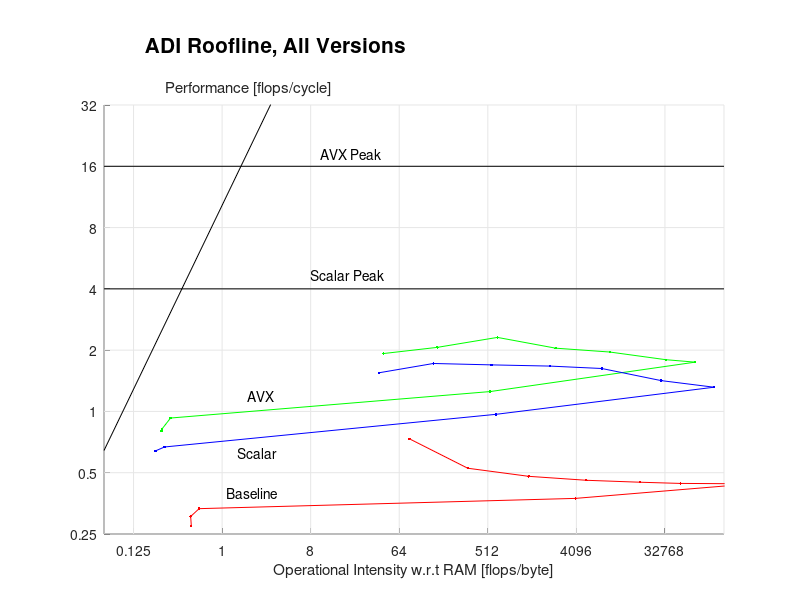

Reproduce this figure in MATLAB.
clear;
left = -4;
right = 17;
bottom = -2;
top = 5;

% memory_bandwidth = 68; % GB/s
memory_bandwidth = (11000+14500)/2^10; % GB/s
clock_speed = 2.6; % GHz
scalar_peak = 4;
vector_peak = 4*scalar_peak;

% beta for main memory
betaRAM = memory_bandwidth*2^30/(clock_speed*10^9);

% betas for caches
betaL3 = 64/6.3 + 64/8.4;
betaL2 = 64/6.1 + 64/2.2;
betaL1 = 12*8;

I = [2^left 2^right];
MRAM = betaRAM*I;
ML3  = betaL3*I;
ML2  = betaL2*I;
ML1  = betaL1*I;
pi_s = [scalar_peak scalar_peak];
pi_v = [vector_peak vector_peak];

N = [10 18 34 66 122 242 482 962 1922 3842 7682];

perf_AVX  = [1.925 2.064 2.310 2.045 1.958...
             1.795 1.746 1.252 0.928 0.819 0.801];
I_L2_AVX  = [20.229 72.867 112.189 0.499 0.280...
             0.193 0.185 0.174 0.165 0.151 0.140];
I_L3_AVX  = [43.860 138.595 492.583 1467.446 4.109...
             0.681 0.631 0.363 0.274 0.246 0.220];
I_RAM_AVX = [177.625 625.597 2566.898 10078.278 35825.893...
             134162.791 266258.661 2165.317 1.192 0.974 0.963];
         
perf_scalar  = [1.549 1.720 1.693 1.670 1.625...
                1.417 1.315 0.968 0.669 0.640 0.638];
I_L2_scalar  = [19.604 63.431 26.669 0.431 0.244...
                0.159 0.151 0.143 0.137 0.125 0.111];
I_L3_scalar  = [39.736 141.312 483.390 1178.315 9.138...
                0.579 0.389 0.275 0.221 0.200 0.169];
I_RAM_scalar = [159.978 571.003 2232.055 8825.832 29795.005...
                119985.741 414843.750 2492.483 1.036 0.837 0.842];
         
perf_serial  = [0.734 0.526 0.480 0.459 0.449...
                0.443 0.441 0.374 0.333 0.305 0.274];
I_L2_serial  = [38.730 139.276 283.299 1.017 0.797...
                0.113 0.139 0.111 0.095 0.075 0.084];
I_L3_serial  = [77.529 319.366 1040.724 3515.800 173.098...
                1.444 0.379 0.629 0.132 0.111 0.118];
I_RAM_serial = [324.468 1279.427 5348.837 20733.198 73016.277...
                188433.814 989767.842 16011.485 2.335 1.913 1.941];

hold on;

xlim([left right]);
ylim([bottom top]);

xticks = (left+1):3:(right-1);
set(gca, 'XTick', xticks);
for j = 1:length(xticks)
  xtl{j} = num2str(2^xticks(j));
end
set(gca, 'XTickLabel', xtl);

yticks = bottom:1:top;
set(gca, 'YTick', yticks);
for j = 1:length(yticks)
  ytl{j} = num2str(2^yticks(j));
end
set(gca, 'YTickLabel', ytl);

% Obtain the tick mark locations
xtick = get(gca,'XTick'); 
xtick = [left xtick right];
% Obtain the limits of the y axis
ylims = get(gca,'Ylim');
% Create line data
X = repmat(xtick,2,1);
Y = repmat(ylims',1,size(xtick,2));
% Plot line data
h = plot(X,Y,'-k');
set(h,'Color',[0.9 0.9 0.9]);

% Obtain the tick mark locations
ytick = get(gca,'YTick');
% Obtain the limits of the x axis
xlims = get(gca,'Xlim');
% Create line data
Y = repmat(ytick,2,1);
X = repmat(xlims',1,size(ytick,2));
% Plot line data
h = plot(X,Y,'-k');
set(h,'Color',[0.9 0.9 0.9]);

% line([left left],[bottom top],'Color',[0.8 0.8 0.8]);
% line([left right],[bottom bottom],'Color',[0.8 0.8 0.8]);
% line([left right],[top top],'Color',[0.8 0.8 0.8]);
% line([right right],[top bottom],'Color',[0.8 0.8 0.8]);

% plot rooflines
plot(log2(I),log2(pi_s),'-k');
plot(log2(I),log2(pi_v),'-k');
plot(log2(I),log2(MRAM),'-k');
% plot(log2(I),log2(ML3), '-b');
% plot(log2(I),log2(ML2), '-g');
% plot(log2(I),log2(ML1), '-k');

fac = 1/4;

h1 = plot(log2(fac*I_RAM_AVX),log2(perf_AVX),'-g.');
h2 = plot(log2(fac*I_RAM_scalar),log2(perf_scalar),'-b.');
h3 = plot(log2(fac*I_RAM_serial),log2(perf_serial),'-r.');

% plot(log2(fac*I_L3_AVX),log2(perf_AVX),'-g.');
% plot(log2(fac*I_L3_scalar),log2(perf_scalar),'-b.');
% plot(log2(fac*I_L3_serial),log2(perf_serial),'-r.');
% 
% plot(log2(fac*I_L2_AVX),log2(perf_AVX),'-g.');
% plot(log2(fac*I_L2_scalar),log2(perf_scalar),'-b.');
% plot(log2(fac*I_L2_serial),log2(perf_serial),'-r.');

% h = text(log2(0.125),log2(4.4),'L3 Bandwidth');
% set(h, 'rotation', 57);
% 
% h = text(log2(0.52),log2(4.1),'RAM Bandwidth');
% set(h, 'rotation', 58);

text(log2(8),log2(4.7),'Scalar Peak');
text(log2(10),log2(18.5),'AVX Peak');

text(log2(1.8),log2(1.2),'AVX');
text(log2(1.45),log2(0.63),'Scalar');
text(log2(1.1),log2(0.4),'Baseline');

hold off;

% legh = legend([h1 h2 h3],'AVX','Scalar','Baseline','Location','NorthEast');
% vertOffset = (top - bottom)*0.02;
% set(legh,'Position',get(legh,'Position') + [0 vertOffset 0 0]);

xlabel('Operational Intensity w.r.t RAM [flops/byte]');
ylabel('Performance [flops/cycle]');
set(get(gca,'YLabel'),'Rotation',0);
ylabh = get(gca,'YLabel');
vertOffset = (top - bottom)*0.52;
horzOffset = (right - left)*0.305;
set(ylabh,'Position',get(ylabh,'Position') + [horzOffset vertOffset 0]);

set(gca,'Position',get(gca,'Position') - [0 0 0 0.1]);
h = title('ADI Roofline, All Versions','FontSize', 15);
vertOffset = (top - bottom)*0.08;
horzOffset = (right - left)*-0.222;
set(h,'Position',get(h,'Position') + [horzOffset vertOffset 0]);

set(gcf,'color','w');